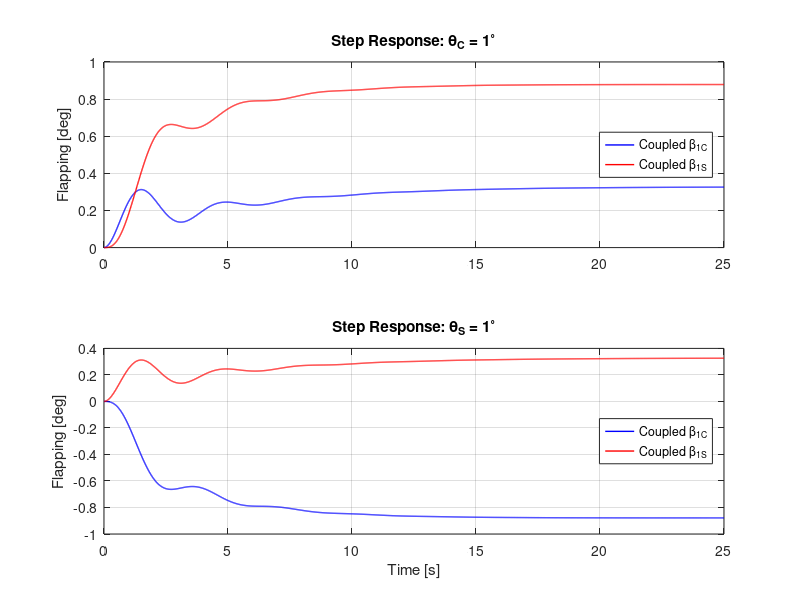
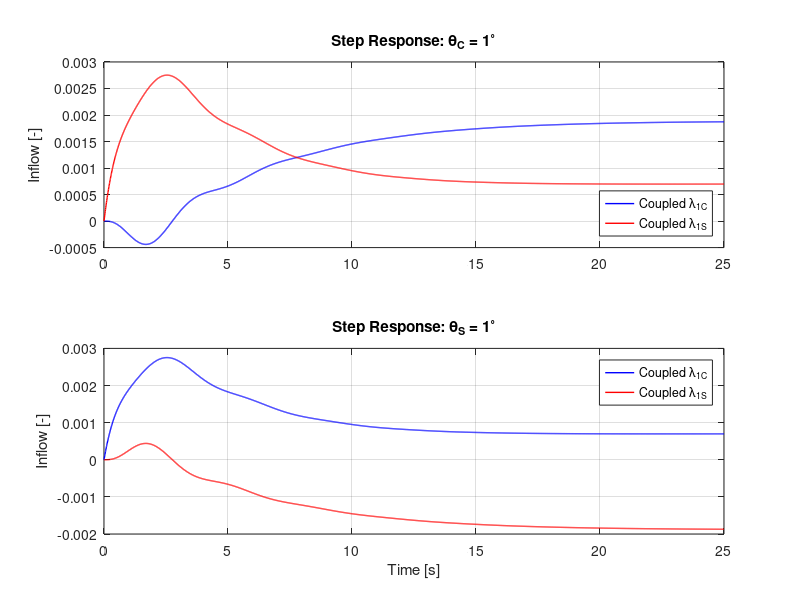
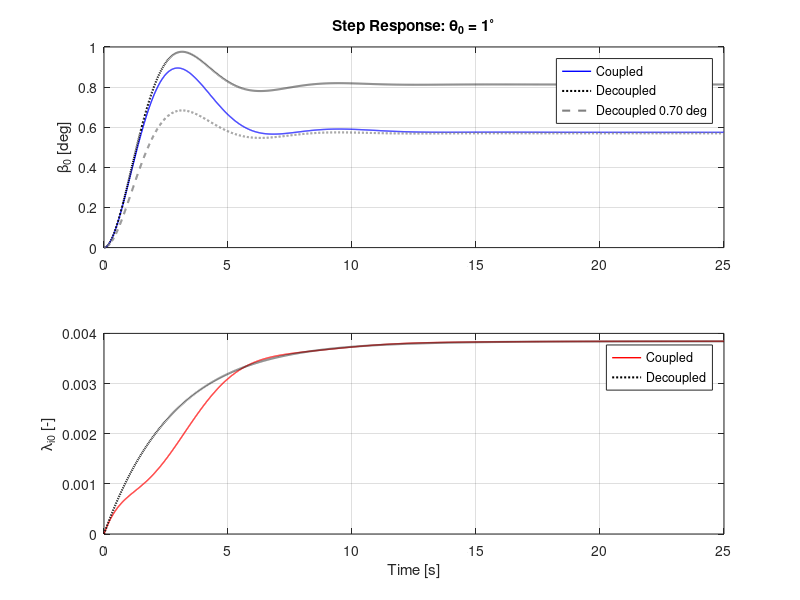
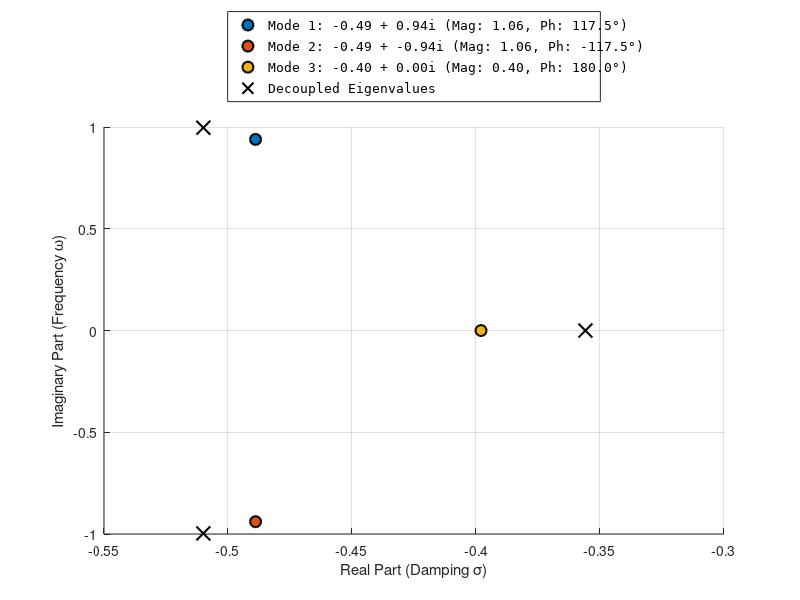

MATLAB code to generate these figures, in order:
% Helicopter Flapping and Dynamic Inflow Analysis
clear; clc; close all;

% Toggle: 1 = 6x6 Cyclic Analysis | 0 = 3x3 Coning Analysis
isSixVec = [0,1];
pos0 = get(0,'defaultFigurePosition');

showDecoupled = 0;

for idxSix = 1:length(isSixVec)
    isSix = isSixVec(idxSix);

    %% 1. Parameters
    Cl_alpha      = 5.7;
    gamma    = 8.159;
    sigma    = 0.07;
    nu0beta     = 1.12;
    CT       = 0.005117;
    lambda_i_bar = sqrt(CT/2);

    % Using Option 1 for Inflow Constants
    KI = 16 / (pi * 45);
    Km = 8 / (pi * 3); % Note: Km is not used in this specific A-matrix version

    %% 2. Construct Matrix A and B from Images
    % State vector: [beta_dot_1c; beta_dot_1s; beta_1c; beta_1s; lambda_1s; lambda_1c]
    % Inputs: [theta_c; theta_s]

    % Helper variables for clarity
    g8    = gamma / 8;
    g6 = gamma / 6;
    nuSq1 = nu0beta^2 - 1;
    C_inf = (Cl_alpha * sigma) / (16 * KI);
    L_inf = (lambda_i_bar / KI) + C_inf;

    % Following your specific definition for the inflow terms
    C_inf_0 = (Cl_alpha * sigma) / (6 * Km);
    % The term is defined as negative for stability in the A matrix
    L_inf_0 = -(1 / Km) * (4 * lambda_i_bar + (Cl_alpha * sigma / 4));


    if isSix == 1
        A = [ -g8,    -2,    -nuSq1,  -g8,      0,     -g8;
            2,     -g8,     g8,    -nuSq1,  -g8,      0;
            1,      0,      0,      0,      0,      0;
            0,      1,      0,      0,      0,      0;
            0,     -C_inf,  C_inf,  0,     -L_inf,  0;
            -C_inf,  0,      0,     -C_inf,   0,     -L_inf ];
        B = [ g8,      0;
            0,       g8;
            0,       0;
            0,       0;
            0,       C_inf;
            C_inf,   0 ];
    else
        % Matrix A from your derivation (3x3 coning)
        A = [ -g8,      -nu0beta^2,  -g6;
            1,        0,        0;
            -C_inf_0,  0,       L_inf_0 ];
        % Matrix B from your derivation
        B = [ g8;
            0;
            C_inf_0 ];
    end

    %% 3. Eigenvalues and Normalized Eigenvectors
    [V, D] = eig(A);
    ev = diag(D);

    if isSix == 1
        A_flap_only = A(1:4, 1:4); % Coupled flapping states
        A_inf_only  = A(5:6, 5:6); % Coupled inflow states
        ev_dec = [eig(A_flap_only); eig(A_inf_only)];
    else
        % For 3x3 coning: rows 1-2 are flapping, row 3 is inflow
        ev_dec = [eig(A(1:2, 1:2)); A(3,3)]; % Eventually change this?
    end

    % Custom Normalization:
    % Max element magnitude = 1, Phase of that element = 0 deg
    V_norm = zeros(size(V));
    for k = 1:size(V, 2)
        [max_val, idx] = max(abs(V(:,k)));
        ref_phase = angle(V(idx, k));
        V_norm(:, k) = (V(:, k) / max_val) * exp(-1i * ref_phase);
    end

    % Display Results to Command Window
    disp('Eigenvalues:'); disp(ev);
    disp('Decoupled eigenvalues:'); disp(ev_dec);
    for idx = 1:size(V, 2)
        fprintf('\nMode %d Eigenvector (Mag | Phase Deg):\n', idx);
        disp([abs(V_norm(:,idx)), angle(V_norm(:,idx))*180/pi]);
    end

    % --- Section 3 Expansion: Detailed Eigenvalue Map ---
    figure(idxSix*10);
    %set(gcf,'position',[pos0(1:2) 1.5 *pos0(3), pos0(4)])
    clf; hold on;
    colors_ev = lines; % 6 distinct colors for the 6 modes
    h = zeros(size(V, 2),1);

    for k = 1:size(V, 2)
        % Calculate Magnitude and Phase of the Eigenvalue itself
        ev_mag = abs(ev(k));
        ev_phase = angle(ev(k)) * 180/pi; % Phase in degrees

        % Plot each eigenvalue
        h(k) = plot(real(ev(k)), imag(ev(k)), 'o', 'MarkerSize', 8, ...
            'MarkerFaceColor', colors_ev(k,:), 'Color', 'k', 'LineWidth', 1.5);

        % Construct legend string with Mag and Phase
        ev_labels{k} = sprintf('Mode %d: %.2f + %.2fi (Mag: %.2f, Ph: %.1f°)', ...
            k, real(ev(k)), imag(ev(k)), ev_mag, ev_phase); %#ok<*SAGROW>
    end

    grid on; %xline(0, 'k-', 'LineWidth', 2); yline(0, 'k-', 'LineWidth', 2);
    xlabel('Real Part (Damping \sigma)');
    ylabel('Imaginary Part (Frequency \omega)');

    % title('System Eigenvalues: Stability & Frequency Analysis');

    % Capture the handle for the decoupled plot
    h_dec = plot(real(ev_dec), imag(ev_dec), 'kx', 'MarkerSize', 10, 'LineWidth', 1.5);

    % 2. Combine the handles and the labels into one legend call
    % [h; h_dec] merges the 6 mode handles with the 1 decoupled handle
    % [ev_labels, {'Decoupled Eig. Val.'}] merges the two cell arrays
    legend([h; h_dec], [ev_labels, {'Decoupled Eigenvalues'}], ...
        'Location', 'northoutside', 'FontSize', 9, 'FontName', 'Consolas');

    %axis tight;
    hold off;

    %% 4. Time Simulation (Step Inputs)
    deg2rad = pi/180;
    t = 0:0.01:25; % Non-dimensional time

    if isSix == 1

        % Inputs must be (length(t) x num_inputs)
        % Case 1: QC = 1 deg, QS = 0
        u1 = [ones(length(t), 1)*deg2rad, zeros(length(t), 1)];
        % Case 2: QC = 0, QS = 1 deg
        u2 = [zeros(length(t), 1), ones(length(t), 1)*deg2rad];

        sys = ss(A, B, eye(size(A, 1)), 0);
        [y1, t1] = lsim(sys, u1, t);
        [y2, t2] = lsim(sys, u2, t);
    else
        % 3x3 coning
        u = ones(size(t))*deg2rad;
        sys_coned = ss(A, B, eye(3), 0);
        [y, t_out] = lsim(sys_coned, u, t);
    end


    % Create a decoupled version of A by zeroing out coupling blocks
    A_decoupled = A;
    if isSix == 1
        % 6x6 Cyclic Analysis: States [beta_dot_1c/s; beta_1c/s; lambda_1c/s]
        A_decoupled(1:4, 5:6) = 0; % Remove inflow effect on flapping [cite: 57-89]
        A_decoupled(5:6, 1:4) = 0; % Remove flapping effect on inflow [cite: 57-89]

        % Construct the decoupled system for simulation
        sys_dec = ss(A_decoupled, B, eye(size(A, 1)), 0);

        y_dec1 = lsim(sys_dec, u1, t);
        y_dec2 = lsim(sys_dec, u2, t);

    else
        % 3x3 Coning Analysis: States [beta_dot; beta; lambda_i0]

        % Row 1 & 2 are flapping, Row 3 is inflow
        A_decoupled(1:2, 3) = 0;   % Remove inflow effect on flapping
        A_decoupled(3, 1:2) = 0;   % Remove flapping effect on inflow
        % Construct the decoupled system for simulation
        sys_dec = ss(A_decoupled, B, eye(size(A, 1)), 0);
        [y_dec] = lsim(sys_dec, u, t);

        % C_inf_0/(- L_inf_0) * pi/180 - y(end,3) % for debugging
        lambda_inf = C_inf_0/(- L_inf_0) * pi/180;
        u_cor = u - g6* lambda_inf; % Move lambda steady state into input
        [y_dec_cor] = lsim(sys_dec, u_cor, t);
    end



    %% 5. Plotting (States in Degrees)
    lw = 1;
    grey_color = 0.5*ones(1,3);
    if isSix == 1
        % --- 6x6 Cyclic Results: Flapping ---

        figure(2); clf;
        % --- Subplot 1: Theta_C Step ---
        subplot(2,1,1);
        plot(t, y1(:,3)*180/pi, 'b', 'DisplayName', 'Coupled \beta_{1C}','LineWidth', lw); hold on;
        plot(t, y1(:,4)*180/pi, 'r', 'DisplayName', 'Coupled \beta_{1S}','LineWidth', lw);
        if showDecoupled == 1
            plot(t, y_dec1(:,3)*180/pi, 'k:', 'LineWidth', lw+0.5, 'DisplayName', 'Decoupled \beta_{1C}');
            plot(t, y_dec1(:,4)*180/pi, '--', 'Color', grey_color, 'LineWidth', lw+0.5, 'DisplayName', 'Decoupled \beta_{1S}');
        end
        ylabel('Flapping [deg]'); title('Step Response: \theta_C = 1^\circ');
        grid on; legend('Location','east');

        % --- Subplot 2: Theta_S Step ---
        subplot(2,1,2);
        plot(t, y2(:,3)*180/pi, 'b', 'DisplayName', 'Coupled \beta_{1C}','LineWidth', lw); hold on;
        plot(t, y2(:,4)*180/pi, 'r', 'DisplayName', 'Coupled \beta_{1S}', 'LineWidth', lw);
        if showDecoupled == 1
            plot(t, y_dec2(:,3)*180/pi, 'k:', 'LineWidth', lw+0.5, 'DisplayName', 'Decoupled \beta_{1C}');
            plot(t, y_dec2(:,4)*180/pi, '--', 'Color', grey_color, 'LineWidth', lw+0.5, 'DisplayName', 'Decoupled \beta_{1S}');
        end
        ylabel('Flapping [deg]'); xlabel('Time [s]'); title('Step Response: \theta_S = 1^\circ');
        grid on; legend('Location','east');

        figure(3); clf;

        % --- Subplot 1: Theta_C Step ---
        subplot(2,1,1);
        % Note: Removed *180/pi as inflow is typically non-dimensional [-]
        plot(t, y1(:,5), 'b', 'DisplayName', 'Coupled \lambda_{1C}', 'LineWidth', lw); hold on;
        plot(t, y1(:,6), 'r', 'DisplayName', 'Coupled \lambda_{1S}', 'LineWidth', lw);
        if showDecoupled == 1
            plot(t, y_dec1(:,5), 'k:', 'LineWidth', lw+0.5, 'DisplayName', 'Decoupled \lambda_{1C}');
            plot(t, y_dec1(:,6), '--', 'Color', grey_color, 'LineWidth', lw+0.5, 'DisplayName', 'Decoupled \lambda_{1S}');
        end
        ylabel('Inflow [-]'); title('Step Response: \theta_C = 1^\circ');
        grid on; legend('Location','Southeast');

        % --- Subplot 2: Theta_S Step ---
        subplot(2,1,2);
        plot(t, y2(:,5), 'b', 'DisplayName', 'Coupled \lambda_{1C}', 'LineWidth', lw); hold on;
        plot(t, y2(:,6), 'r', 'DisplayName', 'Coupled \lambda_{1S}', 'LineWidth', lw);
        if showDecoupled == 1
            plot(t, y_dec2(:,5), 'k:', 'LineWidth', lw+0.5, 'DisplayName', 'Decoupled \lambda_{1C}');
            plot(t, y_dec2(:,6), '--', 'Color', grey_color, 'LineWidth', lw+0.5, 'DisplayName', 'Decoupled \lambda_{1S}');
        end
        ylabel('Inflow [-]'); xlabel('Time [s]'); title('Step Response: \theta_S = 1^\circ');
        pos0 = get(gca,'YLim');
        set(gca, 'YLim', round(pos0*1000)/1000)
        drawnow;

        grid on; legend('Location','northeast');

    else
        % --- 3x3 Coning Results - SINGLE PLOT MODE ---

        figure(4); clf;

        % --- Subplot 1: Flapping ---
        subplot(2,1,1);
        plot(t_out, y(:,2)*180/pi, 'b', 'LineWidth', lw, ...
            'DisplayName', 'Coupled');
        hold on;
        plot(t_out, y_dec(:,2)*180/pi, 'k:', 'LineWidth', lw+0.5, ...
            'DisplayName', 'Decoupled');
        plot(t_out, y_dec_cor(:,2)*180/pi, '--', 'Color', grey_color, 'LineWidth', lw+0.5, ...
            'DisplayName', ['Decoupled', sprintf(' %2.2f deg', unique(u_cor)*180/pi)]);

        ylabel('\beta_0 [deg]');
        title('Step Response: \theta_0 = 1^\circ');
        grid on;
        legend('Location','best'); % Automatically uses 'DisplayName' labels

        % --- Subplot 2: Inflow ---
        subplot(2,1,2);
        plot(t_out, y(:,3), 'r', 'LineWidth', lw, ...
            'DisplayName', 'Coupled');
        hold on;

        plot(t_out, y_dec(:,3), 'k:', 'LineWidth', lw+0.5, ...
            'DisplayName', 'Decoupled');
        if showDecoupled == 1
            plot(t_out, y_dec_cor(:,3), '--', 'Color', grey_color, 'LineWidth', lw+0.5,...
                'DisplayName', ['Decoupled', sprintf(' %2.2f deg', unique(u_cor)*180/pi)]);
        end

        ylabel('\lambda_{i0} [-]');
        xlabel('Time [s]');
        grid on;
        legend('Location','best');

    end
end
